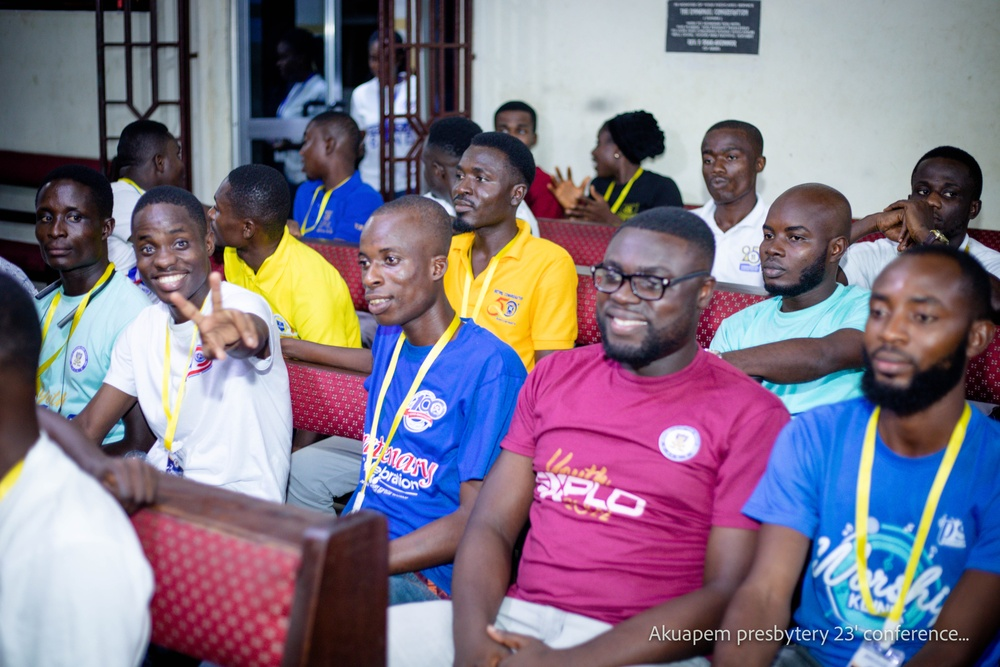
#> input picture images/picture.jpg, 1000 x 667 px, shrunk from 6720 x 4480 before the run
$ python image-compression.py
#> lines starting #> are read from the running program, lines starting #| are printed output that depends on the picture
#> in analyze_image, img is the input picture: shape (667, 1000, 3); mean B, G, R 134.7, 117.3, 129.4
# Import the required modules
import cv2 as cv
import matplotlib.pyplot as plt
import numpy as np
import os

# Define the quantization matrix
quantization_matrix = np.array(
    [
        [16, 11, 10, 16, 24, 40, 51, 61],
        [12, 12, 14, 19, 26, 58, 60, 55],
        [14, 13, 16, 24, 40, 57, 69, 56],
        [14, 17, 22, 29, 51, 87, 80, 62],
        [18, 22, 37, 56, 68, 109, 103, 77],
        [24, 35, 55, 64, 81, 104, 113, 92],
        [49, 64, 78, 87, 103, 121, 120, 101],
        [72, 92, 95, 98, 112, 100, 103, 99],
    ],
    dtype=np.float32,
)


# [5 lines left out: function calculate_psnr, not called in this run]


def number_of_elements(blocks: list[np.ndarray[np.int32]]) -> int:
    """Calculates the total number of elements in the grayscale JPEG encoded array"""
    total_elements = 0
    for block in blocks:
        # Trim the trailing zeros from the 1D array
        total_elements += np.trim_zeros(block, "b").size
    return total_elements


def total_number_of_elements(
    blocks: list[np.ndarray[np.int32]]
    | tuple[
        list[np.ndarray[np.int32]],
        list[np.ndarray[np.int32]],
        list[np.ndarray[np.int32]],
    ],
    color: bool,
) -> int:
    """
    Calculates the total number of elements for both color and grayscale JPEG encoded arrays
    This is a utility function that will be used to calculate the compression ratio
    """
    total_elements = 0
    if color:
        # Add the number of elements for each color channel
        total_elements = (
            number_of_elements(blocks[0])
            + number_of_elements(blocks[1])
            + number_of_elements(blocks[2])
        )
    else:
        total_elements = number_of_elements(blocks)
    return total_elements


def zigzag_scan(block: np.ndarray[np.int32]) -> np.ndarray[np.int32]:
    """
    Scans a block in zigzag order and return a 1D array
    Each block is assumed to be a square matrix
    """
    block_size = block.shape[0]
    zigzag_arr = np.concatenate(
        [
            np.diagonal(block[::-1, :], i)[:: (2 * (i % 2) - 1)]
            for i in range(1 - block_size, block_size)
        ]
    )
    return zigzag_arr


def zigzag_unscan(
    zigzag_arr: np.ndarray[np.int32], block_size: int
) -> np.ndarray[np.float32]:
    """Unscans a 1D array in zigzag order and return a 2D array"""
    # Create an empty 2D array to store the unscanned values
    block = np.zeros((block_size, block_size), dtype=np.float32)
    x, y = 0, 0
    for num in zigzag_arr:
        # Set the current value in the corresponding coordinate of the 2D array
        block[x, y] = num

        # Determine the direction to move based on the current position
        # if the sum of the coordinates is even
        if (x + y) % 2 == 0:
            # if at the last column, move down one row
            if y == block_size - 1:
                x += 1
            # if at the first row, move right one column
            elif x == 0:
                y += 1
            # otherwise move up one row and right one column
            else:
                x -= 1
                y += 1
        # if the sum of the coordinates is odd
        else:
            # if at the last row, move right one column
            if x == block_size - 1:
                y += 1
            # if at the first column, move down one row
            elif y == 0:
                x += 1
            # otherwise move down one row and left one column
            else:
                x += 1
                y -= 1

    # return the 2D array with the unscanned values
    return block


def grayscale_jpeg_encoder(
    img: np.ndarray[np.uint8], block_size: int, num_coefficients: int
) -> list[np.ndarray[np.int32]]:
    """
    Encodes a grayscale image using JPEG compression
    Returns a list of 1D arrays containing the first `num_coefficients`
    coefficients after performing zigzag scanning on each quantized block
    This is the JPEG encoded array
    """
#> called with block_size = 8, num_coefficients = 10
    # Pad the image to make it divisible by the block size
    height, width = img.shape
    padded_height = height + (block_size - height % block_size) % block_size
    padded_width = width + (block_size - width % block_size) % block_size
    padded_img = np.zeros((padded_height, padded_width), dtype=np.uint8)
    padded_img[:height, :width] = img

    # Subtract 128 from the image
    padded_img = padded_img.astype(np.float32) - 128

    # Split the image into blocks of the given size
    blocks = [
        padded_img[i : i + block_size, j : j + block_size]
        for i in range(0, padded_height, block_size)
        for j in range(0, padded_width, block_size)
    ]
#> blocks = 10500 items

    # Apply the Discrete Cosine Transform (DCT) to each block
    dct_blocks = [cv.dct(block) for block in blocks]
#> dct_blocks = 10500 items

    # Resize the quantization matrix to match the block size
    resized_quantization_matrix = cv.resize(
        quantization_matrix, (block_size, block_size), cv.INTER_CUBIC
    )

    # Quantize each DCT coefficient by dividing with the resized quantization matrix
    quantized_blocks = [
        np.round(block / resized_quantization_matrix).astype(np.int32)
        for block in dct_blocks
    ]
#> quantized_blocks = 10500 items

    # Perform zigzag scanning on each quantized block
    zigzag_scanned_blocks = [zigzag_scan(block) for block in quantized_blocks]
#> zigzag_scanned_blocks = 10500 items

    # Retain only the first `num_coefficients` coefficients in each block
    first_num_coefficients = [
        block[:num_coefficients] for block in zigzag_scanned_blocks
    ]
#> first_num_coefficients = 10500 items, first 6: [-62, 1, 0, -1, 0, 0, 0, 0, 0, 0], [-63, 0, 0, -1, 0, 0, 0, 0, 0, 0], [-63, 0, 0, 0, 0, 0, 0, 0, 0, 0], [-63, 0, 0, 0, 0, 0, 0, 0, 0, 0], [-63, 0, 0, 0, 0, 0, 0, 0, 0, 0], [-64, 0, 0, 0, 0, 0, 0, 0, 0, 0]
#> call 3 of grayscale_jpeg_encoder, with block_size = 8, num_coefficients = 10
#> in grayscale_jpeg_encoder (call 3), `padded_img[:height, :width] = img`:
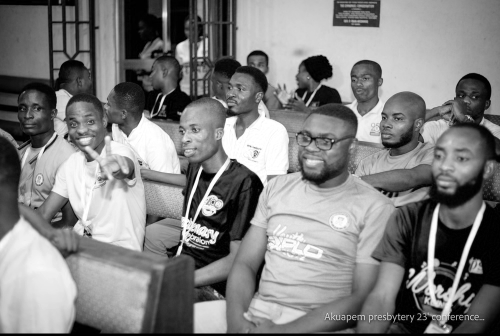
#> padded_img: shape (672, 1000) (shown at 1/2 size); min 0, max 255, mean 128.4
#> in grayscale_jpeg_encoder (call 3), `first_num_coefficients = [ block[:num_coefficients] for block in zigza..`: first_num_coefficients = 10500 items, first 6: [-63, 0, 0, -1, 0, 0, 0, 0, 0, 0], [-63, 0, 0, 0, 0, 0, 0, 0, 0, 0], [-63, 0, 0, 0, 0, 0, 0, 0, 0, 0], [-63, 0, 0, 0, 0, 0, 0, 0, 0, 0], [-64, 0, 0, 0, 0, 0, 0, 0, 0, 0], [-63, 0, 0, 0, 0, 0, 0, 0, 0, 0]

    return first_num_coefficients


def grayscale_jpeg_decoder(
    blocks: list[np.ndarray[np.int32]], img: np.ndarray[np.uint8], block_size: int
) -> np.ndarray[np.uint8]:
    """
    Decodes a grayscale image using JPEG compression from the JPEG encoded array
    Returns a 2D array containing the compressed image
    """
#> called with block_size = 8
    # Calculated the padded height and width of the image
    height, width = img.shape
    padded_height = height + (block_size - height % block_size) % block_size
    padded_width = width + (block_size - width % block_size) % block_size

    # Resize the quantization matrix to match the block size
    resized_quantization_matrix = cv.resize(
        quantization_matrix, (block_size, block_size), cv.INTER_CUBIC
    )

    # Unscan the zigzag scanned blocks to get the quantized blocks
    zigzag_unscanned_blocks = [zigzag_unscan(block, block_size) for block in blocks]
#> zigzag_unscanned_blocks = 10500 items

    # Dequantize the quantized blocks using the resized quantization matrix
    dequantized_blocks = [
        block * resized_quantization_matrix for block in zigzag_unscanned_blocks
    ]
#> dequantized_blocks = 10500 items

    # Apply the Inverse Discrete Cosine Transform (IDCT) to each dequantized block
    idct_blocks = [cv.idct(block) for block in dequantized_blocks]
#> idct_blocks = 10500 items

    # Reconstruct the compressed image from the IDCT blocks
    compressed_img = np.zeros((padded_height, padded_width), dtype=np.float32)
    block_index = 0
    for i in range(0, padded_height, block_size):
        for j in range(0, padded_width, block_size):
            compressed_img[i : i + block_size, j : j + block_size] = idct_blocks[
                block_index
            ]
            block_index += 1
#> after the loop, block_index = 10500

    compressed_img += 128

    # Crop the image back to its original size
    compressed_img = np.clip(compressed_img, 0, 255)
    return compressed_img[:height, :width].astype(np.uint8)


def color_jpeg_encoder(
    img: np.ndarray[np.uint8], block_size: int, num_coefficients: int
) -> tuple[
    list[np.ndarray[np.int32]], list[np.ndarray[np.int32]], list[np.ndarray[np.int32]]
]:
    """
    Encodes a color image using JPEG compression
    Returns a tuple of 3 lists, each containing
    1D arrays containing the first `num_coefficients`
    coefficients after performing zigzag scanning on each quantized block
    This is the JPEG encoded array
    The three lists correspond to the blue, green, and red channels respectively
    """
    # Split the image into blue, green and red channels
    blue_channel, green_channel, red_channel = cv.split(img)

    # Encode each channel using grayscale_jpeg_encoder
    return (
        grayscale_jpeg_encoder(blue_channel, block_size, num_coefficients),
        grayscale_jpeg_encoder(green_channel, block_size, num_coefficients),
        grayscale_jpeg_encoder(red_channel, block_size, num_coefficients),
    )


def color_jpeg_decoder(
    blocks: tuple[
        list[np.ndarray[np.int32]],
        list[np.ndarray[np.int32]],
        list[np.ndarray[np.int32]],
    ],
    img: np.ndarray[np.uint8],
    block_size: int,
) -> np.ndarray[np.uint8]:
    """
    Decodes a JPEG encoded color image
    Returns a 3D array containing the compressed image
    """
    # Split the grayscale image into its color channels
    blue_channel, green_channel, red_channel = cv.split(img)

    # Decode each color channel using grayscale_jpeg_decoder
    blue_channel = grayscale_jpeg_decoder(blocks[0], blue_channel, block_size)
    green_channel = grayscale_jpeg_decoder(blocks[1], green_channel, block_size)
#> call 2 of grayscale_jpeg_decoder, with block_size = 8
#> after the loop in grayscale_jpeg_decoder (call 2), `for i in range(0, padded_height, block_size):`:
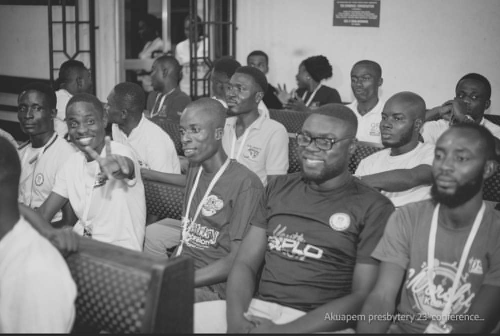
#> compressed_img: shape (672, 1000) float32 (shown at 1/2 size); min -184.9, max 171.7, mean -11.6; drawn with min black and max white
    red_channel = grayscale_jpeg_decoder(blocks[2], red_channel, block_size)
#> call 3 of grayscale_jpeg_decoder, with block_size = 8
#> after the loop in grayscale_jpeg_decoder (call 3), `for i in range(0, padded_height, block_size):`:
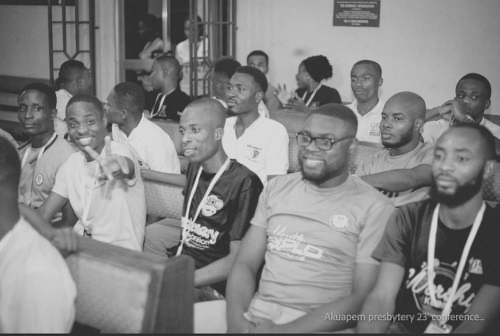
#> compressed_img: shape (672, 1000) float32 (shown at 1/2 size); min -199.6, max 183.4, mean 0.4; drawn with min black and max white

    # Merge the decoded color channels into a color image
    return cv.merge((blue_channel, green_channel, red_channel))
#> returned value: shape (667, 1000, 3)


def jpeg_encoder(
    img_path: str,
    block_size: int,
    num_coefficients: int,
    color: bool,
) -> (
    list[np.ndarray[np.int32]]
    | tuple[
        list[np.ndarray[np.int32]],
        list[np.ndarray[np.int32]],
        list[np.ndarray[np.int32]],
    ]
):
    """
    Encodes an image using JPEG compression
    Returns the JPEG encoded array
    """
    if color:
        # Load color image and apply color JPEG encoder
        img = cv.imread(img_path, cv.IMREAD_COLOR)
        return color_jpeg_encoder(img, block_size, num_coefficients)
    else:
        # Load grayscale image and apply grayscale JPEG encoder
        img = cv.imread(img_path, cv.IMREAD_GRAYSCALE)
        return grayscale_jpeg_encoder(img, block_size, num_coefficients)


def jpeg_decoder(
    blocks: list[np.ndarray[np.int32]]
    | tuple[
        list[np.ndarray[np.int32]],
        list[np.ndarray[np.int32]],
        list[np.ndarray[np.int32]],
    ],
    img_path: str,
    block_size: int,
    color: bool,
) -> np.ndarray[np.uint8]:
    """
    Decodes an image using JPEG compression from its JPEG encoded array
    Returns a 2D or 3D array containing the compressed image
    """
    if color:
        img = cv.imread(img_path, cv.IMREAD_COLOR)
        return color_jpeg_decoder(blocks, img, block_size)
    else:
        img = cv.imread(img_path, cv.IMREAD_GRAYSCALE)
        return grayscale_jpeg_decoder(blocks, img, block_size)


def analyze_image(
    img_path: str, block_size: int, num_coefficients: int, color: bool
) -> tuple[
    np.ndarray[np.uint8],
    np.ndarray[np.uint8],
    float,
    float,
    list[np.ndarray[np.int32]]
    | tuple[
        list[np.ndarray[np.int32]],
        list[np.ndarray[np.int32]],
        list[np.ndarray[np.int32]],
    ],
    bool,
]:
    """
    Analyzes the input image by performing JPEG compression,
    Returns the original and compressed images, and the PSNR and compression ratio
    This can be used to compare the quality of the compressed image
    """
    # Read the image
    img: np.ndarray[np.uint8] = None
    if color:
        img = cv.imread(img_path, cv.IMREAD_COLOR)
    else:
        img = cv.imread(img_path, cv.IMREAD_GRAYSCALE)

    # Encode the image using JPEG compression
    encoded_img = jpeg_encoder(img_path, block_size, num_coefficients, color)

    # Decode the image using JPEG compression
    compressed_img = jpeg_decoder(encoded_img, img_path, block_size, color)

    # Calculate the PSNR between the original and compressed images
    psnr = cv.PSNR(img, compressed_img)
#> psnr = 31.18

    # Calculate the compression ratio
    n2 = total_number_of_elements(encoded_img, color)
#> the loop in number_of_elements, `for block in blocks:` made 10500 passes
#> (block, total_elements) on passes 1 to 3: ([-62, 1, 0, -1, 0, 0, 0, 0, 0, 0], 4), ([-63, 0, 0, -1, 0, 0, 0, 0, 0, 0], 8), ([-63, 0, 0, 0, 0, 0, 0, 0, 0, 0], 9)
#> after the loop in number_of_elements, `for block in blocks:`: total_elements = 75922
#> the loop in number_of_elements (call 2), `for block in blocks:` made 10500 passes
#> (block, total_elements) on passes 1 to 3: ([-63, 0, 0, 0, 0, 0, 0, 0, 0, 0], 1), ([-63, 0, 0, 0, 0, 0, 0, 0, 0, 0], 2), ([-64, 0, 0, 0, 0, 0, 0, 0, 0, 0], 3)
#> in total_number_of_elements, `total_elements = ( number_of_elements(blocks[0]) + number_of_elements(..`: total_elements = 224611
#> n2 = 224611
    if n2 == 0:
        # In this case, the compression ratio is very high
        # But, we set it to 0 to avoid division by 0 so that our analysis becomes easier
        compression_ratio = 0
    else:
        compression_ratio = img.size / total_number_of_elements(encoded_img, color)
#> compression_ratio = 8.91

    # Return the original image, compressed image, PSNR, and compression ratio
    # Also return the encoded image and whether the image is color or not
    # The encoded image is returned so that it can be written in a text file
    return (img, compressed_img, psnr, compression_ratio, encoded_img, color)


def plot_images(
    img: np.ndarray[np.uint8],
    compressed_img: np.ndarray[np.uint8],
    psnr: float,
    compression_ratio: float,
    encoded_img: list[np.ndarray[np.int32]]
    | tuple[
        list[np.ndarray[np.int32]],
        list[np.ndarray[np.int32]],
        list[np.ndarray[np.int32]],
    ],
    color: bool,
) -> None:
#> called with psnr = 31.18, compression_ratio = 8.91, color = True
    fig, axs = plt.subplots(1, 2, figsize=(10, 5))
    fig.suptitle(
        "PSNR = {:.2f}\nCompression Ratio = {:.2f}".format(psnr, compression_ratio)
    )

    with open("encoded_image.txt", "w") as f:
        if color:
            axs[0].imshow(cv.cvtColor(img, cv.COLOR_BGR2RGB))
            axs[1].imshow(cv.cvtColor(compressed_img, cv.COLOR_BGR2RGB))
            for row in zip(*encoded_img):
                for element in row:
                    f.write(str(element) + " ")
                f.write("\n")

        else:
            axs[0].imshow(img, cmap="gray")
            axs[1].imshow(compressed_img, cmap="gray")
            for row in encoded_img:
                for element in row:
                    f.write(str(element) + " ")
                f.write("\n")

    axs[0].set_title("Original Image")

    axs[1].set_title("Compressed Image")
    plt.show()


def plot_graph(
    img_dir_path: str,
    color: bool,
):
    psnr_list = []
    compression_ratio_list = []
    for num_coefficients in [1, 3, 6, 10, 15, 28]:
        psnr_values = []
        compression_ratio_values = []
        for img_file in os.listdir(img_dir_path):
            img_path = os.path.join(img_dir_path, img_file)
            _, _, psnr, compression_ratio, _, _ = analyze_image(
                img_path, 8, num_coefficients, color
            )
#> call 2 of analyze_image, with img_path = './images/image.png', block_size = 8, num_coefficients = 1, color = False
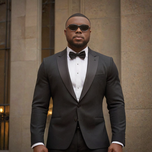
#> input picture images/image.png, 152 x 152 px, shrunk from 1024 x 1024 before the run
#> in analyze_image (call 2), `img = cv.imread(img_path, cv.IMREAD_GRAYSCALE)`:
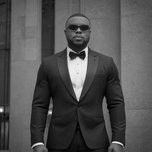
#> img: shape (152, 152); min 0, max 252, mean 81.3
#> in analyze_image (call 2), `encoded_img = jpeg_encoder(img_path, block_size, num_coefficients, col..`: encoded_img = 361 items, first 6: [-45], [-30], [-18], [-13], [-12], [-42]
#> call 4 of grayscale_jpeg_decoder, with block_size = 8
#> in grayscale_jpeg_decoder (call 4), `zigzag_unscanned_blocks = [zigzag_unscan(block, block_size) for block ..`: zigzag_unscanned_blocks = 361 items
#> after the loop in grayscale_jpeg_decoder (call 4), `for i in range(0, padded_height, block_size):`:
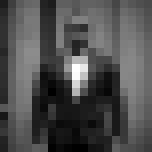
#> compressed_img: shape (152, 152) float32; min -114, max 104, mean -46.7; drawn with min black and max white
#> after the loop in grayscale_jpeg_decoder (call 4), `for i in range(0, padded_height, block_size):`: block_index = 361
#> in analyze_image (call 2), `psnr = cv.PSNR(img, compressed_img)`: psnr = 21.5
#> in analyze_image (call 2), `n2 = total_number_of_elements(encoded_img, color)`: n2 = 353
#> in analyze_image (call 2), `compression_ratio = img.size / total_number_of_elements(encoded_img, c..`: compression_ratio = 65.45
#> psnr = 21.5; compression_ratio = 65.45
            psnr_values.append(psnr)
            compression_ratio_values.append(compression_ratio)
        psnr_list.append(np.mean(psnr_values))
        compression_ratio_list.append(np.mean(compression_ratio_values))

    plt.plot(compression_ratio_list, psnr_list, "o")
    plt.xlabel("Compression Ratio")
    plt.ylabel("PSNR")
    plt.title("PSNR vs Compression Ratio")
    plt.show()

# ======================================== Main ========================================
if __name__ == "__main__":
    """
    Replace the image path with the path to your image
    plot_images function plots the original and compressed images
    Also, it wries the encoded images to a text file encoded_image.txt
    """
    plot_images(*analyze_image(img_path="./images/picture.jpg", block_size=8, num_coefficients=10, color=True))

    """
    Replaces the images folder with the path to your images folder
    plot_graph function plots the PSNR vs Compression Ratio graph
    for all the images in the images folder for different values of num_coefficients
    """
    plot_graph(img_dir_path="./images", color=False)

    if input("Analyze a single image (y/n): ") == "y":
#> the answer given: y
        img_path = input("Enter the path to the image: ")
#> the answer given: images/picture.jpg
        block_size = int(input("Enter the block size (even): "))
#> the answer given: 100
        num_coefficients = int(input("Enter the number of coefficients passed: "))
#> the answer given: 3
        color = input("Is the image color (y/n): ") == "y"
#> the answer given: y
        plot_images(*analyze_image(img_path, block_size, num_coefficients, color))
#> after the loop in grayscale_jpeg_decoder (call 16), `for i in range(0, padded_height, block_size):`:
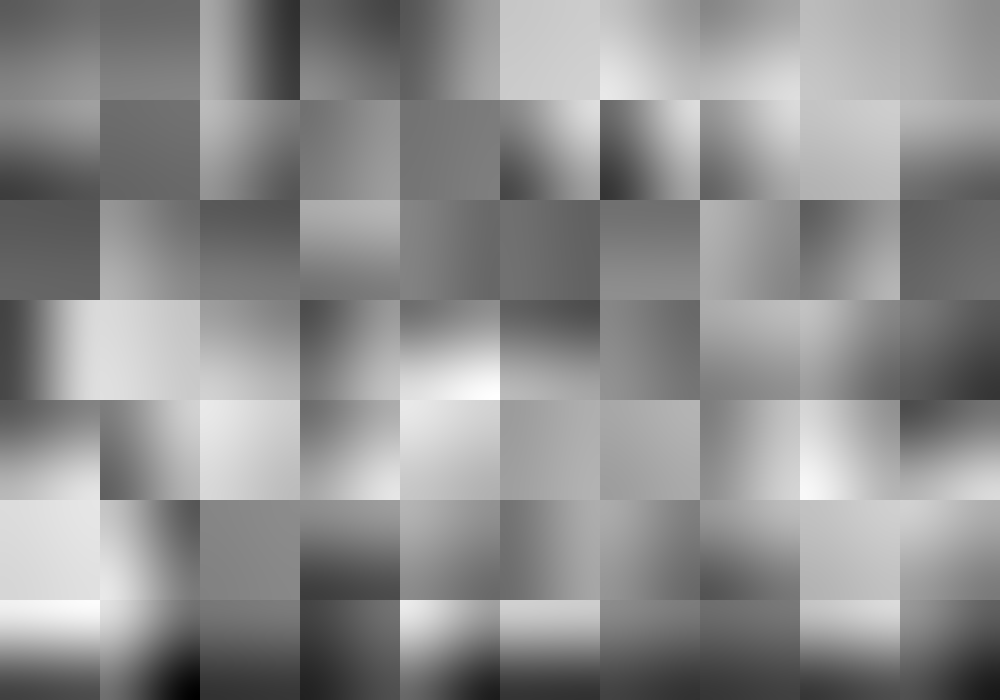
#> compressed_img: shape (700, 1000) float32; min -205.9, max 161.6, mean 0.4; drawn with min black and max white
    elif input("Analyzes all images in a folder (y/n): ") == "y":
        img_dir_path = input("Enter the path to the images folder: ")
        color = input("Are the images color (y/n): ") == "y"
        plot_graph(img_dir_path, color)
